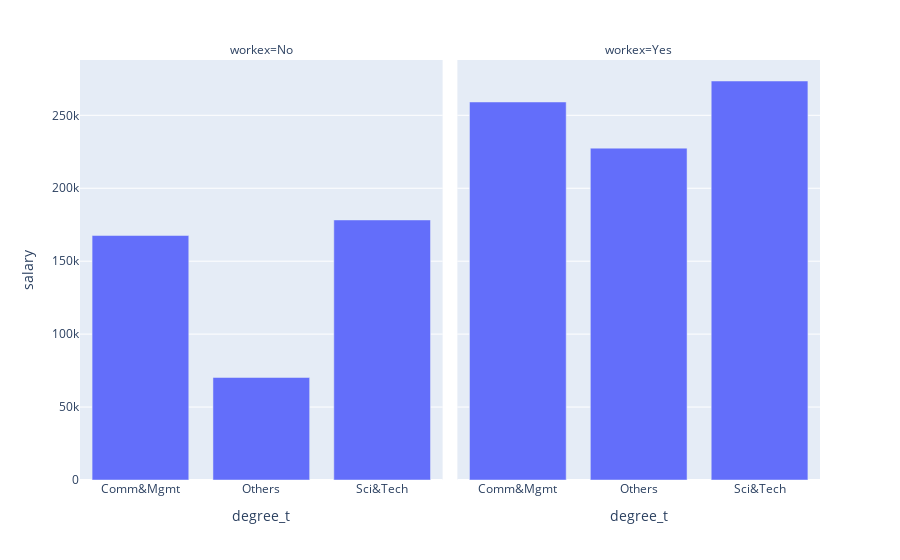

This figure's notebook cell:
### Code cell
px.bar(recruit_groupby2, x='degree_t', y='salary', facet_col='workex')

### Figure 1 — Plotly figure (JSON) as saved in the notebook; plotly's stock layout.template omitted (floating-point values rounded to 4 significant figures)
{"data": [{"hovertemplate": "workex=No<br>degree_t=%{x}<br>salary=%{y}<extra></extra>", "legendgroup": "", "marker": {"color": "#636efa", "pattern": {"shape": ""}}, "name": "", "orientation": "v", "showlegend": false, "textposition": "auto", "type": "bar", "x": ["Comm&Mgmt", "Others", "Sci&Tech"], "xaxis": "x", "y": [167600.0, 70290.0, 178300.0], "yaxis": "y"}, {"hovertemplate": "workex=Yes<br>degree_t=%{x}<br>salary=%{y}<extra></extra>", "legendgroup": "", "marker": {"color": "#636efa", "pattern": {"shape": ""}}, "name": "", "orientation": "v", "showlegend": false, "textposition": "auto", "type": "bar", "x": ["Comm&Mgmt", "Others", "Sci&Tech"], "xaxis": "x2", "y": [259100.0, 227500.0, 273500.0], "yaxis": "y2"}], "layout": {"annotations": [{"font": {}, "showarrow": false, "text": "workex=No", "x": 0.245, "xanchor": "center", "xref": "paper", "y": 1, "yanchor": "bottom", "yref": "paper"}, {"font": {}, "showarrow": false, "text": "workex=Yes", "x": 0.755, "xanchor": "center", "xref": "paper", "y": 1, "yanchor": "bottom", "yref": "paper"}], "barmode": "relative", "legend": {"tracegroupgap": 0}, "margin": {"t": 60}, "xaxis": {"anchor": "y", "domain": [0, 0.49], "title": {"text": "degree_t"}}, "xaxis2": {"anchor": "y2", "domain": [0.51, 1], "matches": "x", "title": {"text": "degree_t"}}, "yaxis": {"anchor": "x", "domain": [0, 1], "title": {"text": "salary"}}, "yaxis2": {"anchor": "x2", "domain": [0, 1], "matches": "y", "showticklabels": false}}}
